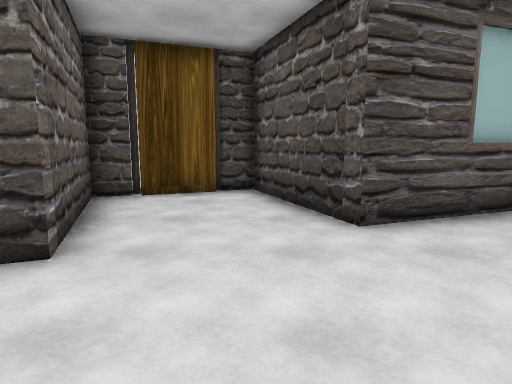
View 1 (above)

12 first-person views from a walk through a 3-D level made in the Unity game engine. The camera is 1.4 m above the floor, tilts 8° down and sees 75° across. The floor is counted in squares, 1 m on a side. Each view is taken from the middle of a square. On the plan, view 1 faces up. The plan holds only what a view shows up to about 15 squares ahead; the rest is blank. The place goes on beyond the plan.

View 2
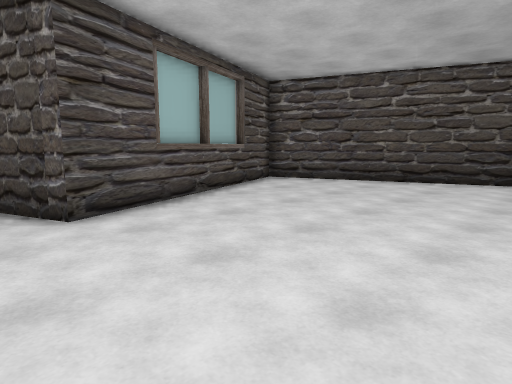

View 3
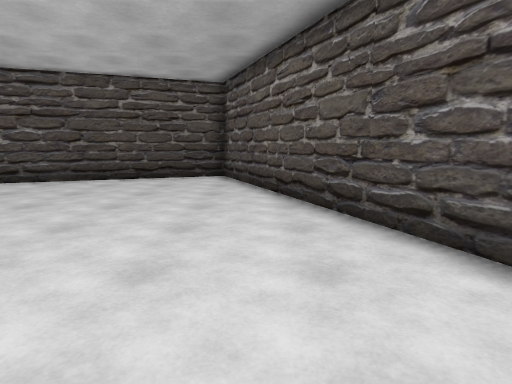

View 4
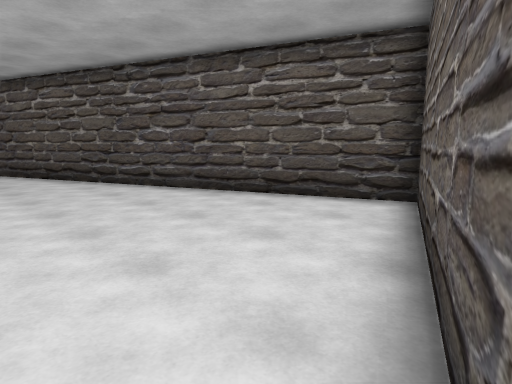

View 5
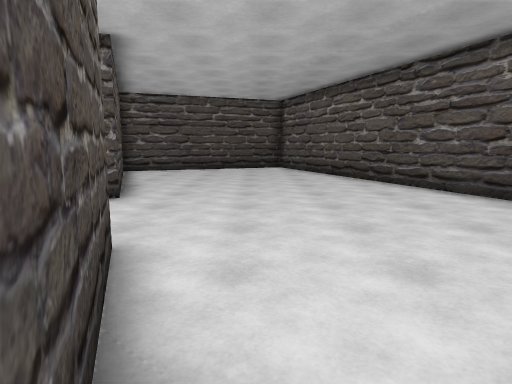

View 6
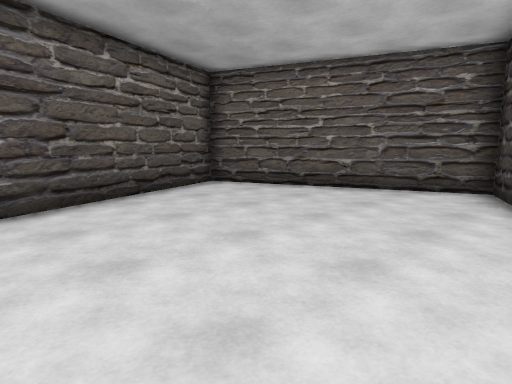

View 7
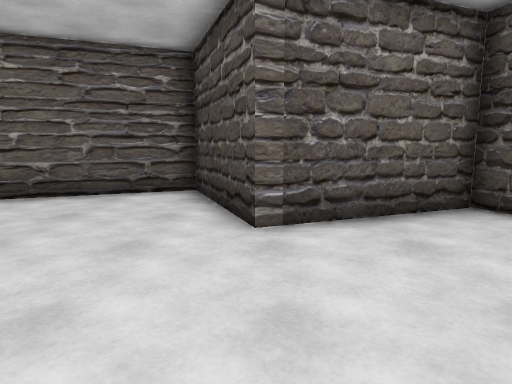

View 8
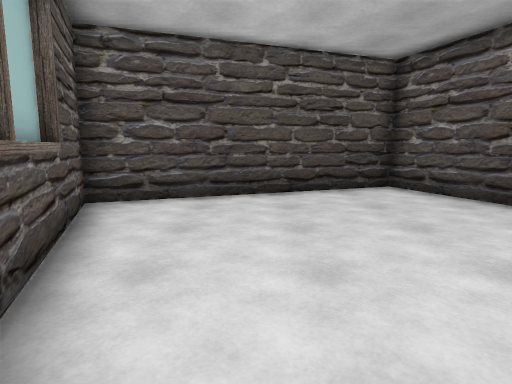

View 9
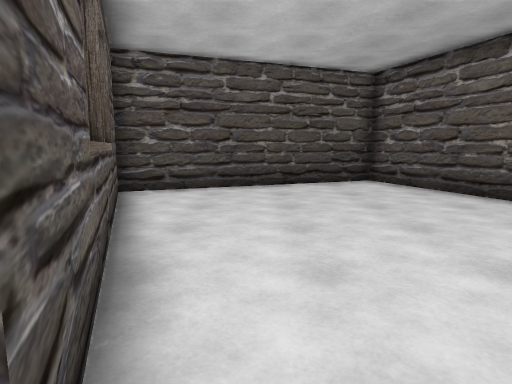

View 10
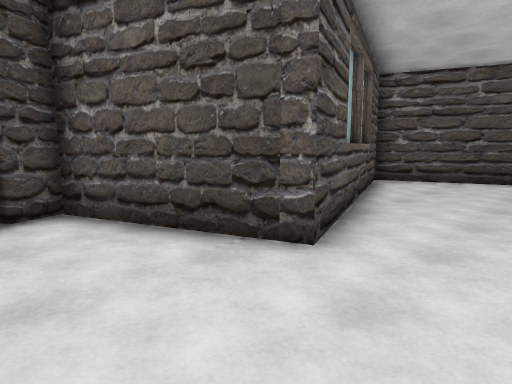

View 11
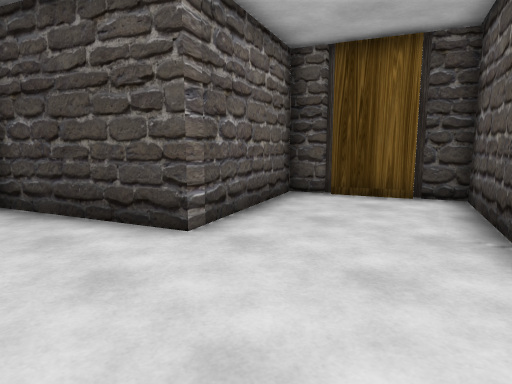

View 12
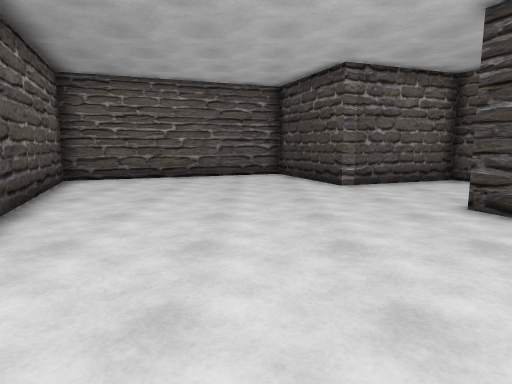

### Floor plan
Points are (right, up) in squares from view 1. A wall is a line through its corners. A room is listed if a view was taken in it or the views show most of it. See-through windows are left out.
Room 1 (views 1, 2, 3, 4, 5, 6, 7, 8, 9, 10, 11, 12)
walls: (6.2, 7.6) (4.3, 6.9); (8.5, 8.5) (6.7, 7.8); (-1.2, 10.1) (-3.3, 9.2); (-3.4, 9.2) (-4.4, 8.8) (-2.6, 4) (-7.4, 2.1) (-4.1, -6.6) (14.3, 0.4) (11, 9.2) (1.8, 5.6) (0, 10.5) (-1.1, 10.1)

Positions as (right, up) in squares from view 1, and headings:
1: (0, 0), facing up
2: (0, -1), facing up-right
3: (-1, -1), facing right
4: (-7, 2), facing down-right
5: (-7, 2), facing right
6: (4, 4), facing down-left
7: (3, 4), facing left
8: (3, 5), facing right
9: (1, 5), facing right
10: (-2, 3), facing up-right
11: (2, 1), facing up-left
12: (9, 1), facing left
